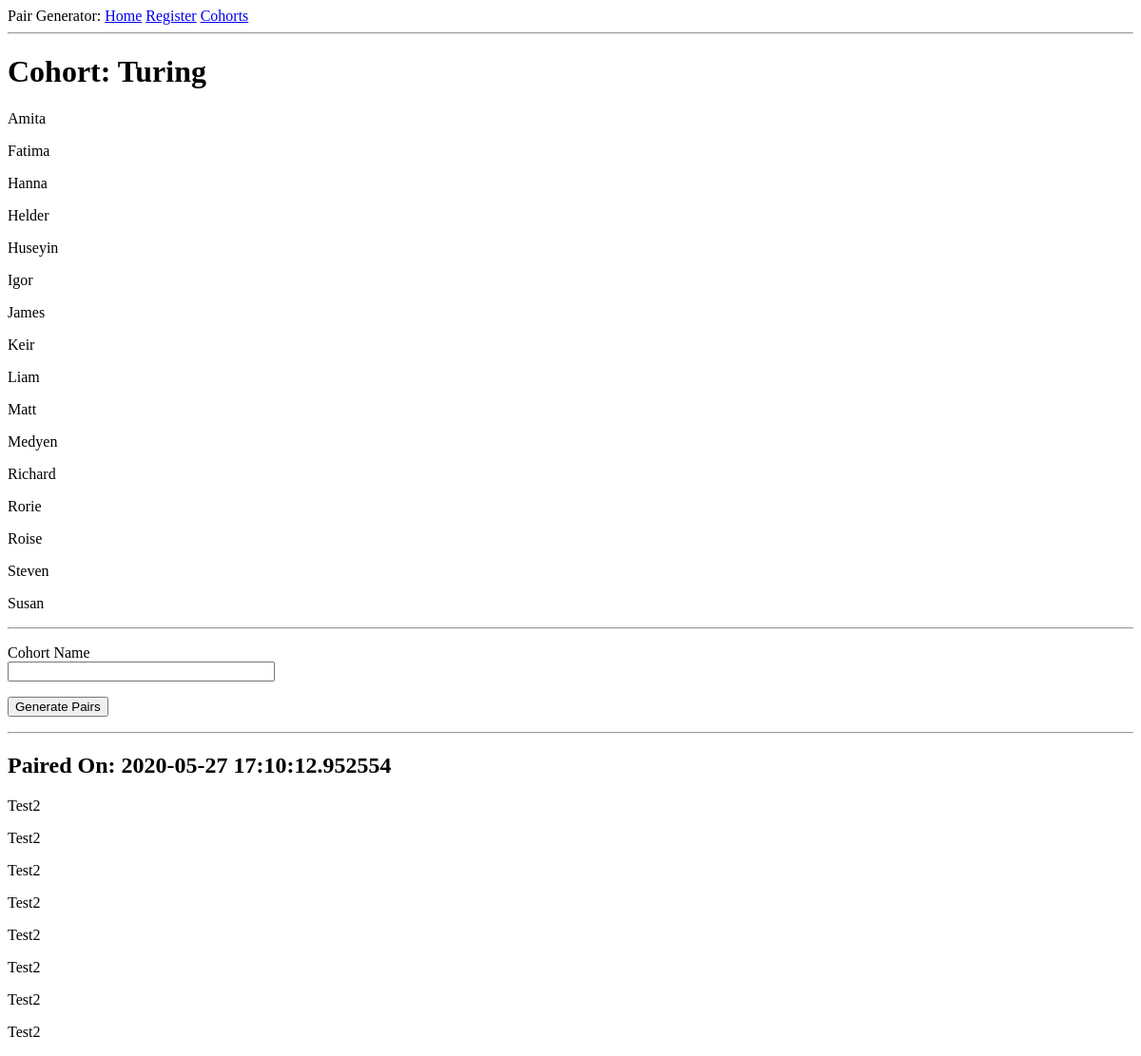
The page /cohort/Turing on the database as committed earlier.
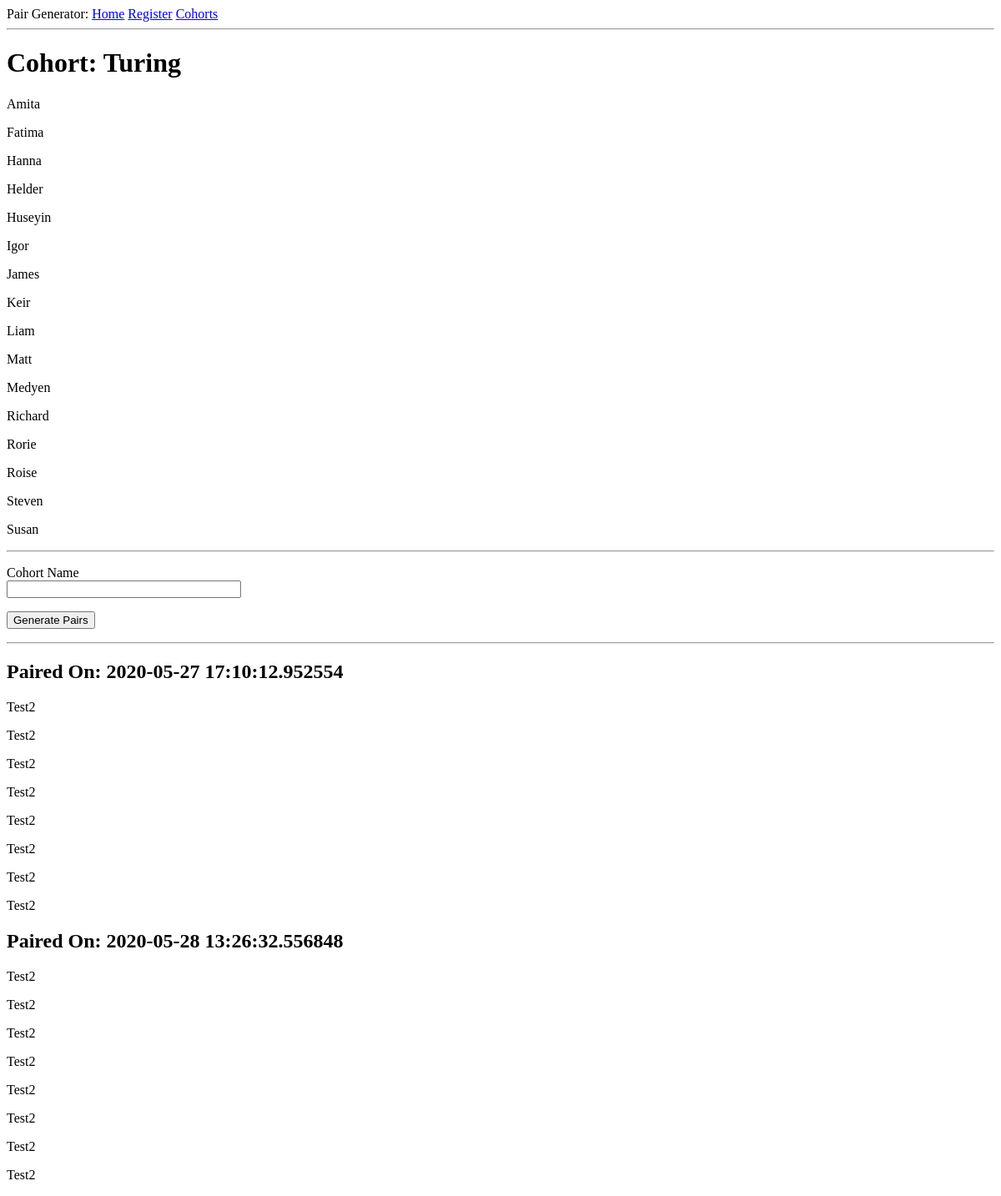
The same page on the database as committed later.
### app/models.py (models this page shows, shortened)
class Cohort(db.Model):
    id = db.Column(db.Integer, primary_key=True)
    cohort_name = db.Column(db.String(80), index=True, unique=True, nullable=False)
    student_one = db.Column(db.String(80), nullable=False)
    student_two = db.Column(db.String(80), nullable=False)
    student_three = db.Column(db.String(80), nullable=False)
    student_four = db.Column(db.String(80), nullable=False)
    student_five = db.Column(db.String(80), nullable=False)
    student_six = db.Column(db.String(80), nullable=False)
    student_seven = db.Column(db.String(80), nullable=False)
    student_eight = db.Column(db.String(80), nullable=False)
    student_nine = db.Column(db.String(80), nullable=False)
    student_ten = db.Column(db.String(80), nullable=False)
    student_eleven = db.Column(db.String(80), nullable=False)
    student_twelve = db.Column(db.String(80), nullable=False)
    student_thirteen = db.Column(db.String(80), nullable=False)
    student_fourteen = db.Column(db.String(80), nullable=False)
    student_fifteen = db.Column(db.String(80), nullable=False)
    student_sixteen = db.Column(db.String(80), nullable=False)
    pairings = db.relationship('Pairing', backref='cohort', lazy='dynamic')

class Pairing(db.Model):
    id = db.Column(db.Integer, primary_key=True)
    date = db.Column(db.DateTime, index=True, unique=True, nullable=False, default=datetime.utcnow)
    pair_one = db.Column(db.String(80), nullable=False)
    pair_two = db.Column(db.String(80), nullable=False)
    pair_three = db.Column(db.String(80), nullable=False)
    pair_four = db.Column(db.String(80), nullable=False)
    pair_five = db.Column(db.String(80), nullable=False)
    pair_six = db.Column(db.String(80), nullable=False)
    pair_seven = db.Column(db.String(80), nullable=False)
    pair_eight = db.Column(db.String(80), nullable=False)
    cohort_id = db.Column(db.Integer, db.ForeignKey('cohort.id'))

### app/routes.py (the view, shortened to what this page needs)
@app.route('/cohort/<cohort_name>', methods=['GET', 'POST'])
def cohort(cohort_name):
    cohort = Cohort.query.filter_by(cohort_name=cohort_name).first_or_404()
    pairings = Pairing.query.filter_by(cohort_id=cohort.id)
    print(pairings)
    form = GeneratePairsForm()
    return render_template('cohort.html', cohort=cohort, form=form, pairings=pairings)

### app/forms.py (shortened to what this page needs)
class GeneratePairsForm(FlaskForm):
    cohort_name = StringField('Cohort Name', validators=[DataRequired()])
    submit = SubmitField('Generate Pairs')

### app/templates/cohort.html (shortened to what this page needs)
{% extends "base.html" %}
{% block content %}
    <h1>Cohort: {{ cohort.cohort_name }}</h1>
    <p>{{ cohort.student_one }}</p>
    <p>{{ cohort.student_two }}</p>
    <p>{{ cohort.student_three }}</p>
    <p>{{ cohort.student_four }}</p>
    <p>{{ cohort.student_five }}</p>
    <p>{{ cohort.student_six }}</p>
    <p>{{ cohort.student_seven }}</p>
    <p>{{ cohort.student_eight }}</p>
    <p>{{ cohort.student_nine }}</p>
    <p>{{ cohort.student_ten }}</p>
    <p>{{ cohort.student_eleven }}</p>
    <p>{{ cohort.student_twelve }}</p>
    <p>{{ cohort.student_thirteen }}</p>
    <p>{{ cohort.student_fourteen }}</p>
    <p>{{ cohort.student_fifteen }}</p>
    <p>{{ cohort.student_sixteen }}</p>
    <hr>
    <form action="" method="post">
        <p>
            {{ form.cohort_name.label }}<br>
            {{ form.cohort_name(size=32) }}<br>
        </p>
        <p>{{ form.submit() }}</p>
    </form>
    <hr>
    {% for pairing in pairings %}
    <h2>Paired On: {{ pairing.date }}</h2>
    <p>{{ pairing.pair_one }}</p>
    <p>{{ pairing.pair_two }}</p>
    <p>{{ pairing.pair_three }}</p>
    <p>{{ pairing.pair_four }}</p>
    <p>{{ pairing.pair_five }}</p>
    <p>{{ pairing.pair_six }}</p>
    <p>{{ pairing.pair_seven }}</p>
    <p>{{ pairing.pair_eight }}</p>
    {% endfor %}
{% endblock %}

### app/templates/base.html (shortened to what this page needs)
<html>
    <head>
    </head>
    <body>
        <div>
            Pair Generator:
            <a href="{{ url_for('index') }}">Home</a>
            <a href="{{ url_for('register') }}">Register</a>
            <a href="{{ url_for('cohorts') }}">Cohorts</a>
        </div>
        <hr>
        {% block content %}{% endblock %}
    </body>
</html>

Rows that differ between the two databases and show on the page:
added Pairing: date "2020-05-28 13:26:32.556848", pair_one "Test2", pair_two "Test2", pair_three "Test2", pair_four "Test2", pair_five "Test2", pair_six "Test2", pair_seven "Test2", pair_eight "Test2"
